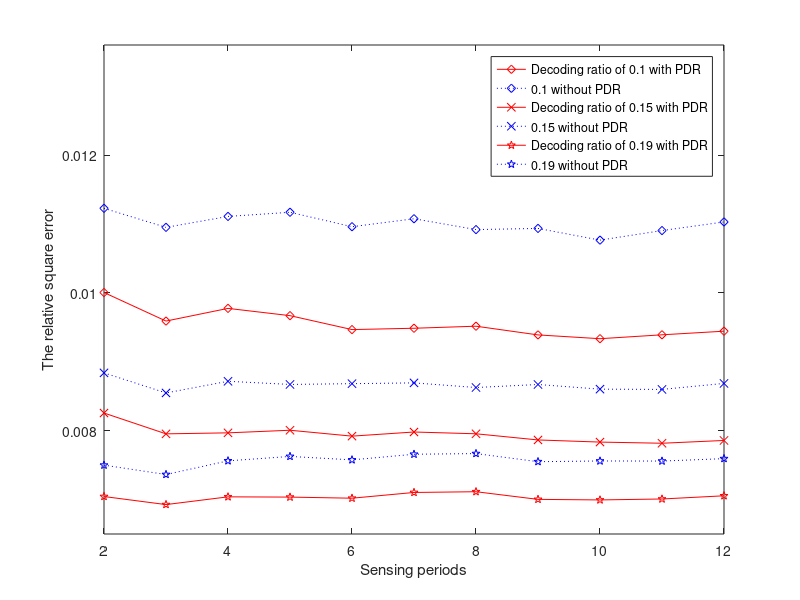

Write the MATLAB code that produced this figure.
x=[2 3 4 5 6 7 8 9 10 11 12];
y1=[0.010006231	0.009591745	0.009775883	0.009670306	0.009468024	0.009487408	0.009517106	0.009390736	0.009335677	0.009392188	0.009444737];
y2=[0.011228592	0.010952316	0.01111098	0.011171426	0.01096169	0.01107732	0.010919988	0.01093681	0.010767026	0.010905764	0.011030862];

y11=[0.008256355	0.007954146	0.007968746	0.008006499	0.007920974	0.007980949	0.007955098	0.007865604	0.007834665	0.007817697	0.007858274];
y22=[0.008839504	0.008548071	0.00871725	0.008671544	0.008682764	0.008694225	0.008626972	0.00867072	0.008603155	0.008599491	0.008686409];

y5=[0.007044157	0.00692712	0.007039482	0.007035877	0.007019773 0.007103111	0.007113927	0.00700286	0.006994709	0.007008402	0.007054816];
y6=[0.007499814	0.007363794	0.007562363	0.007626286	0.007576429 0.00765799	0.007667629	0.00754993	0.007560383	0.00755903	0.007594204];


plot(x,y1,'-dr',x,y2,':db',x,y11,'-xr',x,y22,':xb',x,y5,'-pr',x,y6,':pb');
axis([2 12 0.0065 0.0136]);
legend('Decoding ratio of 0.1 with PDR','0.1 without PDR','Decoding ratio of 0.15 with PDR','0.15 without PDR','Decoding ratio of 0.19 with PDR','0.19 without PDR');
xlabel('Sensing periods');
ylabel('The relative square error');

